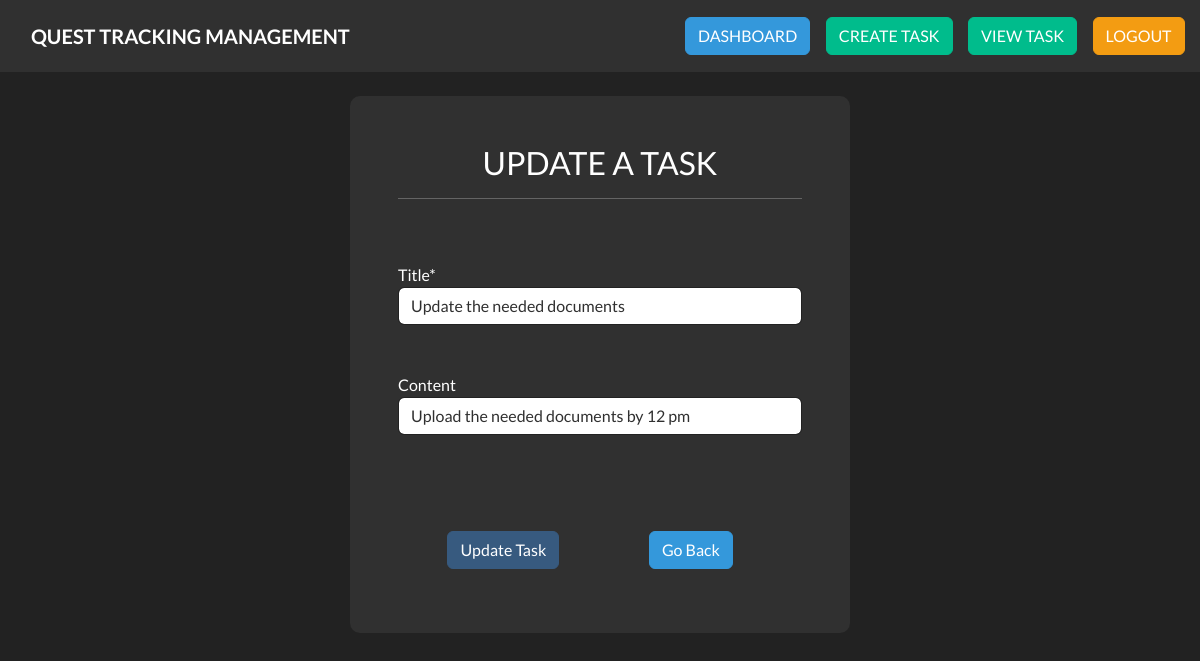
The app's page /update-task/29/ (signed in) with its own data.
### taskmanagerapp/models.py (models this page shows)
class Task(models.Model):
    title = models.CharField(max_length=100, null=True)
    content = models.CharField(max_length=1000, null=True, blank=True)
    assigned_to = models.CharField(max_length=1000, null=True, blank=True)
    date_posted = models.DateTimeField(auto_now_add=True, null=True)
    user = models.ForeignKey(User, max_length=10, on_delete=models.CASCADE, null=True)

### taskmanagerapp/views.py (the view)
# urls.py: path('update-task/<str:pk>/', views.updateTask, name="update-task"),
@login_required(login_url='login')
def updateTask(request, pk):
    task = Task.objects.get(id=pk)
    form = CreateTaskForm(instance=task)
    if request.method == 'POST':
        form = CreateTaskForm(request.POST, instance=task)
        if form.is_valid():
            form.save()
            return redirect('view-tasks')
    context = {'form': form}
    return render(request, 'profile/update-task.html', context=context)

### taskmanagerapp/forms.py
class CreateTaskForm(forms.ModelForm):
    class Meta:
        model = Task
        fields = ['title', 'content','assigned_to']
        exclude = ['user',]

### templates/profile/update-task.html (shortened to what this page needs)
{% load static %}
{% load crispy_forms_tags %}
<html>
<head>
        <link rel="stylesheet" type="text/css" href="https://bootswatch.com/5/darkly/bootstrap.min.css">
        <link rel="stylesheet" type="text/css" href="{% static '/css/style.css' %}">
</head>
{% include 'profile/base.html' %}
<br>
<div class="container bg-dark shadow-md p-5 form-layout">
    <h3 class="text-center">UPDATE A TASK</h3>
    <hr>
    <br><br>
    <form method="POST" autocomplete="off" >
        {{form.title|as_crispy_field}}
        <br> <br>
        {{form.content|as_crispy_field}}
        <br> <br>
        <br> <br>
        <input class="btn btn-primary navbar-btn" type="submit" value="Update Task"/>
        <a class="btn btn-info navbar-btn" type="button" href="{% url 'view-tasks' %}">Go Back</a>
    </form>
</div>
</html>

### static/css/style.css (style rules this page uses)
h3 { color : white; }
.form-layout { border-radius: 10px; width: 500px; }

### records on screen
Task: title "Update the needed documents", content "Upload the needed documents by 12 pm"
